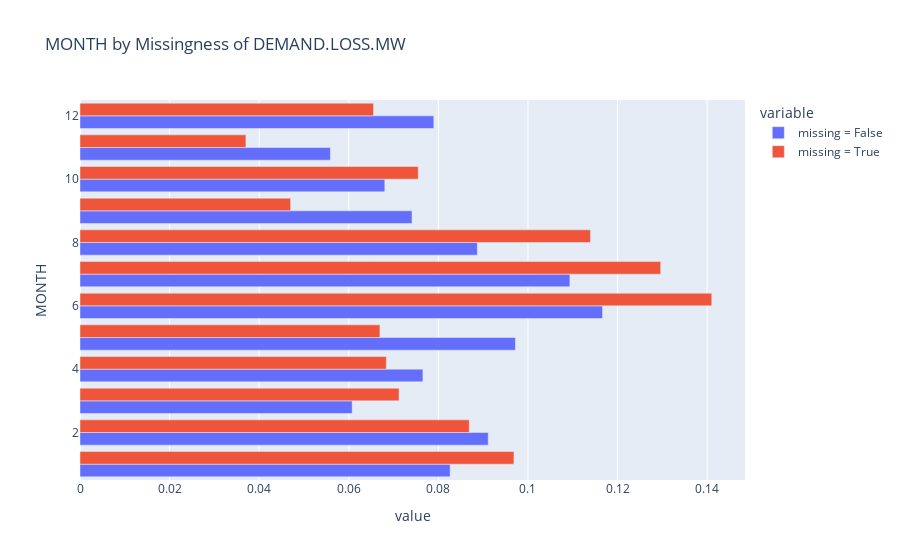
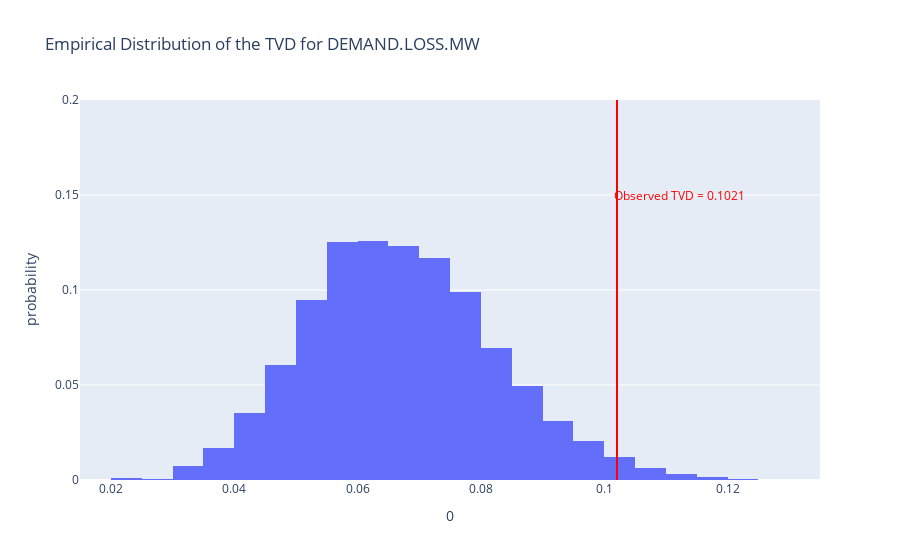

The notebook cell these images were saved under, in order:
### Markdown cell above
**Checking Customers affected and year**

### Code cell
mcarmar(data, 'DEMAND.LOSS.MW', 'MONTH', 5000 )

### Figure 1 — Plotly figure (JSON) as saved in the notebook; plotly's stock layout.template omitted (floating-point values rounded to 4 significant figures)
{"data": [{"alignmentgroup": "True", "hovertemplate": "variable=missing = False<br>value=%{x}<br>MONTH=%{y}<extra></extra>", "legendgroup": "missing = False", "marker": {"color": "#636efa", "pattern": {"shape": ""}}, "name": "missing = False", "offsetgroup": "missing = False", "orientation": "h", "showlegend": true, "textposition": "auto", "type": "bar", "x": [0.08262, 0.09113, 0.06075, 0.07655, 0.09721, 0.1166, 0.1094, 0.0887, 0.07412, 0.06804, 0.05589, 0.07898], "xaxis": "x", "y": [1, 2, 3, 4, 5, 6, 7, 8, 9, 10, 11, 12], "yaxis": "y"}, {"alignmentgroup": "True", "hovertemplate": "variable=missing = True<br>value=%{x}<br>MONTH=%{y}<extra></extra>", "legendgroup": "missing = True", "marker": {"color": "#EF553B", "pattern": {"shape": ""}}, "name": "missing = True", "offsetgroup": "missing = True", "orientation": "h", "showlegend": true, "textposition": "auto", "type": "bar", "x": [0.09687, 0.08689, 0.07123, 0.06838, 0.06695, 0.141, 0.1296, 0.114, 0.04701, 0.0755, 0.03704, 0.06553], "xaxis": "x", "y": [1, 2, 3, 4, 5, 6, 7, 8, 9, 10, 11, 12], "yaxis": "y"}], "layout": {"barmode": "group", "legend": {"title": {"text": "variable"}, "tracegroupgap": 0}, "title": {"text": "MONTH by Missingness of DEMAND.LOSS.MW"}, "xaxis": {"anchor": "y", "domain": [0, 1], "title": {"text": "value"}}, "yaxis": {"anchor": "x", "domain": [0, 1], "title": {"text": "MONTH"}}}}

### Figure 2 — Plotly figure (JSON) as saved in the notebook; plotly's stock layout.template omitted (floating-point values rounded to 4 significant figures; data arrays with more than 128 entries replaced by an {"elided": "..."} marker saying what was removed)
{"data": [{"alignmentgroup": "True", "bingroup": "x", "histnorm": "probability", "hovertemplate": "0=%{x}<br>probability=%{y}<extra></extra>", "legendgroup": "", "marker": {"color": "#636efa", "pattern": {"shape": ""}}, "name": "", "nbinsx": 50, "offsetgroup": "", "orientation": "v", "showlegend": false, "type": "histogram", "x": {"elided": "5000 float values"}, "xaxis": "x", "yaxis": "y"}], "layout": {"annotations": [{"showarrow": false, "text": "<span style=\"color:red\">Observed TVD = 0.1021</span>", "x": 0.1123, "y": 0.15}], "barmode": "relative", "legend": {"tracegroupgap": 0}, "shapes": [{"line": {"color": "red", "width": 2}, "opacity": 1, "type": "line", "x0": 0.1021, "x1": 0.1021, "xref": "x", "y0": 0, "y1": 1, "yref": "y domain"}], "title": {"text": "Empirical Distribution of the TVD for DEMAND.LOSS.MW"}, "xaxis": {"anchor": "y", "domain": [0, 1], "title": {"text": "0"}}, "yaxis": {"anchor": "x", "domain": [0, 1], "range": [0, 0.2], "title": {"text": "probability"}}}}
